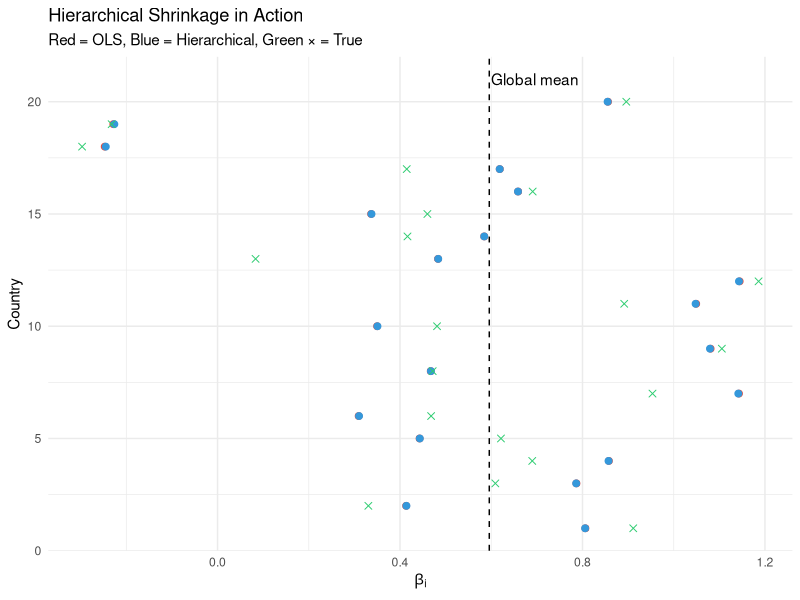
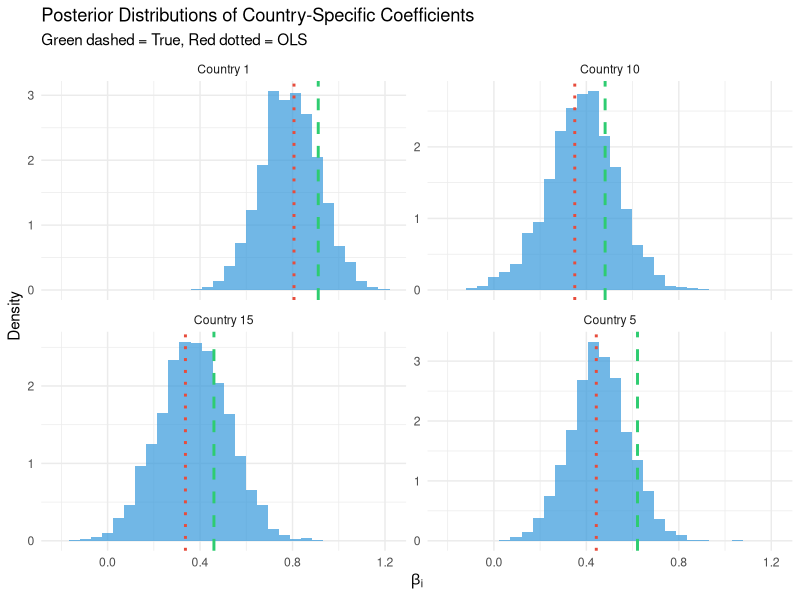
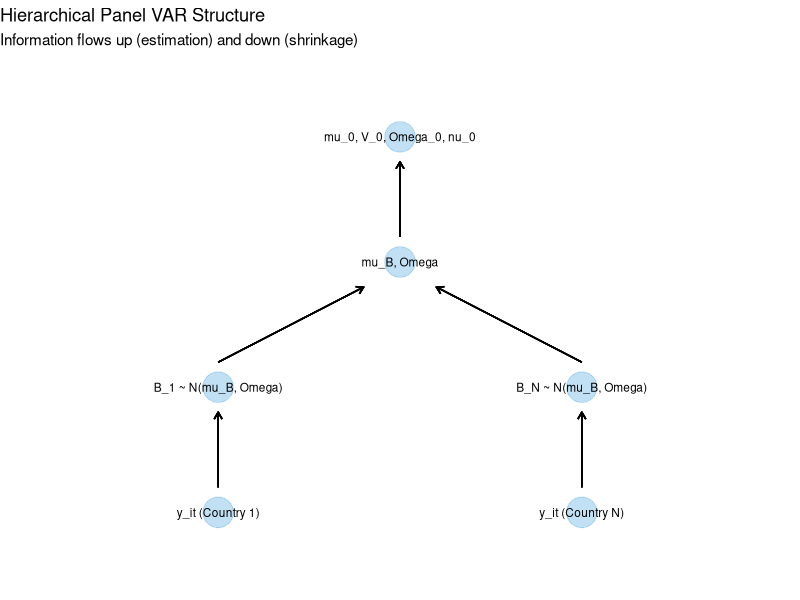
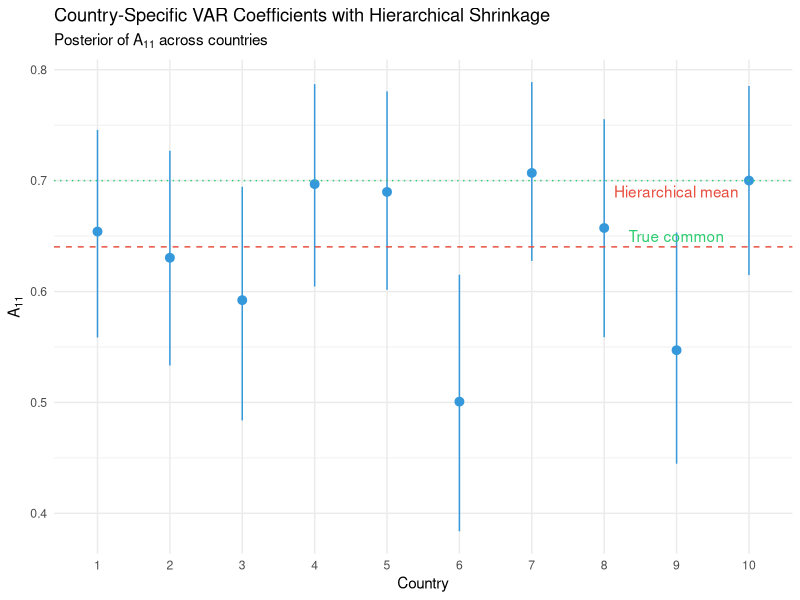
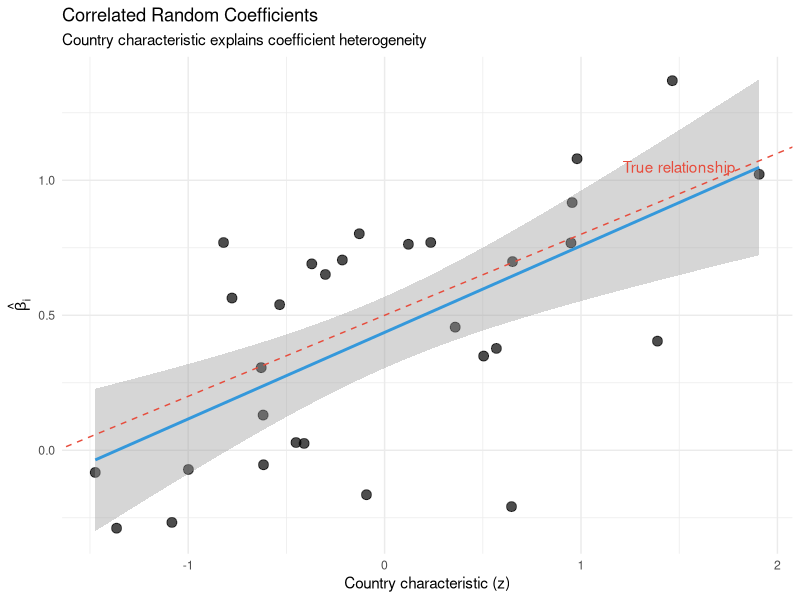
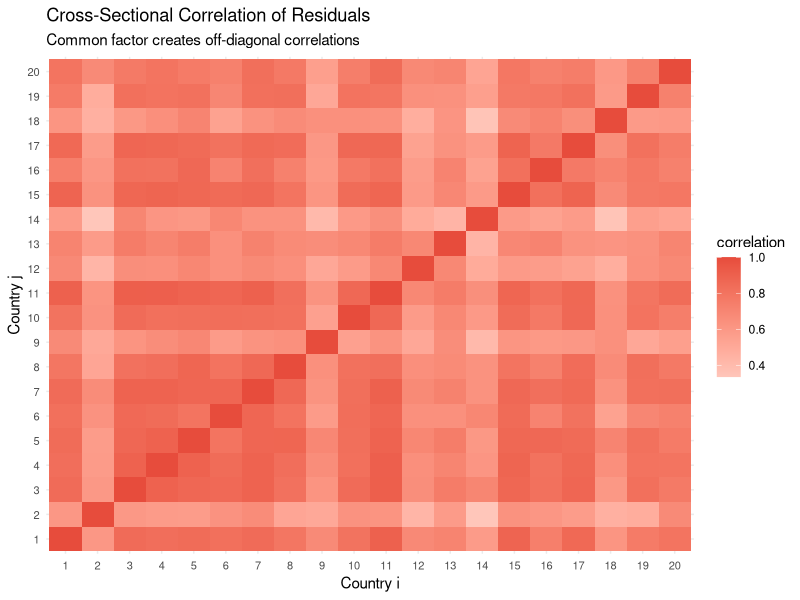

Write the R code that produced these figures, in order.
## ---- chunk 1
#| label: setup
#| include: false
library(tidyverse)
library(mvtnorm)
set.seed(42)
## ---- chunk 2
#| label: shrinkage-illustration
#| fig-cap: "Hierarchical shrinkage: country estimates pulled toward global mean"

# Simulate hierarchical data
N <- 20  # countries
T_obs <- 50  # periods per country

# True hierarchical structure
mu_true <- 0.5
omega_true <- 0.3^2
sigma_true <- 1

# Country-specific coefficients
beta_true <- rnorm(N, mu_true, sqrt(omega_true))

# Generate data
data_hier <- map_dfr(1:N, function(i) {
  x <- rnorm(T_obs)
  y <- beta_true[i] * x + rnorm(T_obs, 0, sigma_true)
  tibble(country = i, x = x, y = y)
})

# OLS estimates by country
ols_estimates <- data_hier %>%
  group_by(country) %>%
  summarise(
    beta_ols = coef(lm(y ~ x - 1))[1],
    se_ols = summary(lm(y ~ x - 1))$coefficients[1, 2],
    n = n()
  )

# Hierarchical shrinkage (empirical Bayes approximation)
grand_mean <- mean(ols_estimates$beta_ols)
between_var <- var(ols_estimates$beta_ols)
within_var <- mean(ols_estimates$se_ols^2)

shrinkage_factor <- between_var / (between_var + within_var / T_obs)

ols_estimates <- ols_estimates %>%
  mutate(
    beta_hier = shrinkage_factor * beta_ols + (1 - shrinkage_factor) * grand_mean,
    beta_true = beta_true
  )

# Plot
ggplot(ols_estimates) +
  geom_segment(aes(x = beta_ols, xend = beta_hier, y = country, yend = country),
               arrow = arrow(length = unit(0.1, "cm")), color = "gray50") +
  geom_point(aes(x = beta_ols, y = country), color = "#e74c3c", size = 2) +
  geom_point(aes(x = beta_hier, y = country), color = "#3498db", size = 2) +
  geom_point(aes(x = beta_true, y = country), shape = 4, size = 2, color = "#2ecc71") +
  geom_vline(xintercept = grand_mean, linetype = "dashed") +
  annotate("text", x = grand_mean + 0.1, y = N + 1, label = "Global mean") +
  labs(title = "Hierarchical Shrinkage in Action",
       subtitle = "Red = OLS, Blue = Hierarchical, Green × = True",
       x = expression(beta[i]), y = "Country") +
  theme_minimal()
## ---- chunk 3
#| label: hierarchical-gibbs
#| fig-cap: "Posterior distributions from hierarchical panel model"

# Hierarchical Gibbs sampler for panel regression
hierarchical_panel_gibbs <- function(data, n_draw = 5000, n_burn = 1000) {

  countries <- unique(data$country)
  N <- length(countries)
  K <- 1  # number of regressors (simplified)

  # Organize data by country
  country_data <- map(countries, function(c) {
    d <- filter(data, country == c)
    list(y = d$y, X = matrix(d$x, ncol = 1), T_i = nrow(d))
  })

  # Priors
  mu0 <- 0
  V0 <- 10
  omega0 <- 1
  nu0 <- 3
  a0 <- 0.01; b0 <- 0.01  # for sigma^2

  # Storage
  beta_draws <- array(0, dim = c(N, K, n_draw))
  mu_draws <- matrix(0, n_draw, K)
  omega_draws <- numeric(n_draw)
  sigma2_draws <- matrix(0, n_draw, N)

  # Initialize
  beta_curr <- rep(0, N)
  sigma2_curr <- rep(1, N)
  mu_curr <- 0
  omega_curr <- 1

  for (g in 1:(n_draw + n_burn)) {

    # Block 1: Draw beta_i | rest
    for (i in 1:N) {
      X_i <- country_data[[i]]$X
      y_i <- country_data[[i]]$y
      T_i <- country_data[[i]]$T_i

      V_i <- as.numeric(crossprod(X_i) / sigma2_curr[i] + 1/omega_curr)
      m_i <- (crossprod(X_i, y_i) / sigma2_curr[i] + mu_curr/omega_curr) / V_i
      beta_curr[i] <- rnorm(1, m_i, sqrt(1/V_i))
    }

    # Block 2: Draw sigma2_i | rest
    for (i in 1:N) {
      X_i <- country_data[[i]]$X
      y_i <- country_data[[i]]$y
      T_i <- country_data[[i]]$T_i

      resid <- y_i - X_i * beta_curr[i]
      a_post <- a0 + T_i/2
      b_post <- b0 + sum(resid^2)/2
      sigma2_curr[i] <- 1/rgamma(1, a_post, b_post)
    }

    # Block 3: Draw mu | rest
    V_mu <- 1 / (N/omega_curr + 1/V0)
    m_mu <- V_mu * (sum(beta_curr)/omega_curr + mu0/V0)
    mu_curr <- rnorm(1, m_mu, sqrt(V_mu))

    # Block 4: Draw omega | rest
    nu_post <- nu0 + N
    S_post <- omega0 + sum((beta_curr - mu_curr)^2)
    omega_curr <- 1/rgamma(1, nu_post/2, S_post/2)

    # Store
    if (g > n_burn) {
      idx <- g - n_burn
      beta_draws[, , idx] <- beta_curr
      mu_draws[idx, ] <- mu_curr
      omega_draws[idx] <- omega_curr
      sigma2_draws[idx, ] <- sigma2_curr
    }
  }

  list(beta = beta_draws, mu = mu_draws, omega = omega_draws, sigma2 = sigma2_draws)
}

# Run on simulated data
hier_result <- hierarchical_panel_gibbs(data_hier, n_draw = 3000, n_burn = 1000)

# Posterior summary
beta_post_mean <- apply(hier_result$beta, 1, mean)
beta_post_sd <- apply(hier_result$beta, 1, sd)

# Compare to truth
comparison <- tibble(
  country = 1:N,
  true = beta_true,
  ols = ols_estimates$beta_ols,
  bayes_mean = beta_post_mean,
  bayes_sd = beta_post_sd
)

# Plot posterior distributions for selected countries
selected <- c(1, 5, 10, 15)
post_df <- map_dfr(selected, function(i) {
  tibble(
    country = paste("Country", i),
    value = hier_result$beta[i, 1, ],
    true = beta_true[i],
    ols = ols_estimates$beta_ols[i]
  )
})

ggplot(post_df, aes(x = value)) +
  geom_histogram(aes(y = after_stat(density)), bins = 30, fill = "#3498db", alpha = 0.7) +
  geom_vline(aes(xintercept = true), color = "#2ecc71", linetype = "dashed", linewidth = 1) +
  geom_vline(aes(xintercept = ols), color = "#e74c3c", linetype = "dotted", linewidth = 1) +
  facet_wrap(~country, scales = "free_y") +
  labs(title = "Posterior Distributions of Country-Specific Coefficients",
       subtitle = "Green dashed = True, Red dotted = OLS",
       x = expression(beta[i]), y = "Density") +
  theme_minimal()
## ---- chunk 4
#| label: panel-var-setup
#| fig-cap: "Panel VAR structure for cross-country macro analysis"

# Illustrate panel VAR structure
panel_var_diagram <- tibble(
  level = c("Data", "Data", "Country VAR", "Country VAR", "Hierarchical", "Hyperprior"),
  component = c("y_it (Country 1)", "y_it (Country N)",
                "B_1 ~ N(mu_B, Omega)", "B_N ~ N(mu_B, Omega)",
                "mu_B, Omega", "mu_0, V_0, Omega_0, nu_0"),
  x = c(1, 3, 1, 3, 2, 2),
  y = c(1, 1, 2, 2, 3, 4)
)

ggplot(panel_var_diagram, aes(x = x, y = y, label = component)) +
  geom_point(size = 10, color = "#3498db", alpha = 0.3) +
  geom_text(size = 3) +
  geom_segment(aes(x = 1, xend = 1, y = 1.2, yend = 1.8),
               arrow = arrow(length = unit(0.2, "cm"))) +
  geom_segment(aes(x = 3, xend = 3, y = 1.2, yend = 1.8),
               arrow = arrow(length = unit(0.2, "cm"))) +
  geom_segment(aes(x = 1, xend = 1.8, y = 2.2, yend = 2.8),
               arrow = arrow(length = unit(0.2, "cm"))) +
  geom_segment(aes(x = 3, xend = 2.2, y = 2.2, yend = 2.8),
               arrow = arrow(length = unit(0.2, "cm"))) +
  geom_segment(aes(x = 2, xend = 2, y = 3.2, yend = 3.8),
               arrow = arrow(length = unit(0.2, "cm"))) +
  xlim(0, 4) + ylim(0.5, 4.5) +
  labs(title = "Hierarchical Panel VAR Structure",
       subtitle = "Information flows up (estimation) and down (shrinkage)") +
  theme_void()
## ---- chunk 5
#| label: panel-var-gibbs
#| cache: true

# Simplified Panel VAR Gibbs sampler
# For K=2 variables, p=1 lag, demonstration purposes

panel_var_gibbs <- function(Y_list, p = 1, n_draw = 3000, n_burn = 1000,
                             lambda1 = 0.2) {

  N <- length(Y_list)  # number of countries
  K <- ncol(Y_list[[1]])  # number of variables
  M <- K * p + 1  # regressors per equation

  # Build data matrices for each country
  data_list <- map(Y_list, function(Y) {
    T_full <- nrow(Y)
    y <- Y[(p+1):T_full, , drop = FALSE]
    X <- matrix(1, nrow = T_full - p, ncol = 1)
    for (j in 1:p) {
      X <- cbind(X, Y[(p+1-j):(T_full-j), , drop = FALSE])
    }
    list(y = y, X = X, T_eff = nrow(y))
  })

  # Hierarchical priors
  # Level 2: mu_B ~ N(0, 10*I), Omega ~ IW(I, K+2)
  mu_B_prior <- rep(0, M * K)
  V_mu_prior <- diag(10, M * K)
  Omega_prior <- diag(1, M * K)
  nu_Omega_prior <- M * K + 2

  # Storage
  B_draws <- array(0, dim = c(M, K, N, n_draw))
  mu_B_draws <- matrix(0, n_draw, M * K)

  # Initialize
  B_curr <- array(0, dim = c(M, K, N))
  for (i in 1:N) {
    B_curr[,,i] <- solve(crossprod(data_list[[i]]$X)) %*%
                   crossprod(data_list[[i]]$X, data_list[[i]]$y)
  }
  Sigma_curr <- lapply(1:N, function(i) {
    U <- data_list[[i]]$y - data_list[[i]]$X %*% B_curr[,,i]
    crossprod(U) / data_list[[i]]$T_eff
  })
  mu_B_curr <- apply(B_curr, c(1,2), mean) %>% as.vector()
  Omega_curr <- diag(lambda1^2, M * K)

  for (g in 1:(n_draw + n_burn)) {

    # Block 1: Draw B_i | Sigma_i, mu_B, Omega for each country
    for (i in 1:N) {
      X_i <- data_list[[i]]$X
      y_i <- data_list[[i]]$y
      Sigma_inv <- solve(Sigma_curr[[i]])
      Omega_inv <- solve(Omega_curr)

      V_post_inv <- Omega_inv + kronecker(Sigma_inv, crossprod(X_i))
      V_post <- solve(V_post_inv)
      b_post <- V_post %*% (Omega_inv %*% mu_B_curr +
                            kronecker(Sigma_inv, t(X_i)) %*% as.vector(y_i))
      B_curr[,,i] <- matrix(rmvnorm(1, b_post, V_post), M, K)
    }

    # Block 2: Draw Sigma_i | B_i for each country
    for (i in 1:N) {
      U <- data_list[[i]]$y - data_list[[i]]$X %*% B_curr[,,i]
      S_post <- diag(K) + crossprod(U)
      Sigma_curr[[i]] <- solve(rWishart(1, K + 2 + data_list[[i]]$T_eff,
                                         solve(S_post))[,,1])
    }

    # Block 3: Draw mu_B | B_1,...,B_N, Omega
    B_vec <- sapply(1:N, function(i) as.vector(B_curr[,,i]))
    B_mean <- rowMeans(B_vec)
    Omega_inv <- solve(Omega_curr)
    V_mu_inv <- solve(V_mu_prior)
    V_mu_post <- solve(N * Omega_inv + V_mu_inv)
    m_mu_post <- V_mu_post %*% (N * Omega_inv %*% B_mean + V_mu_inv %*% mu_B_prior)
    mu_B_curr <- as.vector(rmvnorm(1, m_mu_post, V_mu_post))

    # Block 4: Draw Omega | B_1,...,B_N, mu_B
    S_Omega <- Omega_prior
    for (i in 1:N) {
      b_i <- as.vector(B_curr[,,i])
      S_Omega <- S_Omega + outer(b_i - mu_B_curr, b_i - mu_B_curr)
    }
    Omega_curr <- solve(rWishart(1, nu_Omega_prior + N, solve(S_Omega))[,,1])

    # Store
    if (g > n_burn) {
      idx <- g - n_burn
      B_draws[,,,idx] <- B_curr
      mu_B_draws[idx,] <- mu_B_curr
    }

    if (g %% 500 == 0) cat("Draw", g, "of", n_draw + n_burn, "\n")
  }

  list(B = B_draws, mu_B = mu_B_draws, K = K, p = p, M = M, N = N)
}

# Generate synthetic panel VAR data
set.seed(123)
N_countries <- 10
T_obs <- 60
K <- 2

# Common VAR structure with heterogeneity
A_common <- matrix(c(0.7, 0.1, 0.05, 0.6), K, K)
Sigma_common <- matrix(c(1, 0.3, 0.3, 1), K, K)

Y_list <- map(1:N_countries, function(i) {
  # Country-specific deviation
  A_i <- A_common + matrix(rnorm(K^2, 0, 0.1), K, K)

  Y <- matrix(0, T_obs, K)
  Y[1, ] <- rnorm(K)
  for (t in 2:T_obs) {
    Y[t, ] <- Y[t-1, ] %*% t(A_i) + rmvnorm(1, sigma = Sigma_common)
  }
  Y
})

# Estimate panel VAR
cat("Estimating Panel VAR...\n")
pvar_result <- panel_var_gibbs(Y_list, p = 1, n_draw = 2000, n_burn = 500)
## ---- chunk 6
#| label: panel-var-results
#| fig-cap: "Panel VAR coefficient posteriors across countries"

# Extract A[1,1] coefficient for each country
A11_draws <- pvar_result$B[2, 1, , ]  # position [2,1] is A[1,1] after constant

# Posterior summaries
A11_summary <- tibble(
  country = 1:N_countries,
  mean = apply(A11_draws, 1, mean),
  lower = apply(A11_draws, 1, quantile, 0.16),
  upper = apply(A11_draws, 1, quantile, 0.84)
)

# Add global mean
mu_A11 <- mean(pvar_result$mu_B[, 2])  # position 2 in vec(B) is A[1,1]

ggplot(A11_summary, aes(x = factor(country), y = mean)) +
  geom_pointrange(aes(ymin = lower, ymax = upper), color = "#3498db") +
  geom_hline(yintercept = mu_A11, linetype = "dashed", color = "#e74c3c") +
  geom_hline(yintercept = A_common[1,1], linetype = "dotted", color = "#2ecc71") +
  annotate("text", x = 9, y = mu_A11 + 0.05, label = "Hierarchical mean", color = "#e74c3c") +
  annotate("text", x = 9, y = A_common[1,1] - 0.05, label = "True common", color = "#2ecc71") +
  labs(title = "Country-Specific VAR Coefficients with Hierarchical Shrinkage",
       subtitle = expression(paste("Posterior of ", A[11], " across countries")),
       x = "Country", y = expression(A[11])) +
  theme_minimal()
## ---- chunk 7
#| label: random-coef
#| fig-cap: "Random coefficients with observable heterogeneity"

# Simulate correlated random coefficients
N <- 30
T_obs <- 40

# Country characteristic
z_i <- rnorm(N)  # e.g., log GDP per capita

# Coefficient depends on characteristic
gamma <- 0.3
beta_i <- 0.5 + gamma * z_i + rnorm(N, 0, 0.2)

# Generate panel
rc_data <- map_dfr(1:N, function(i) {
  x <- rnorm(T_obs)
  y <- beta_i[i] * x + rnorm(T_obs, 0, 1)
  tibble(country = i, x = x, y = y, z = z_i[i])
})

# OLS by country
ols_rc <- rc_data %>%
  group_by(country) %>%
  summarise(beta_ols = coef(lm(y ~ x - 1))[1], z = first(z))

# Plot relationship
ggplot(ols_rc, aes(x = z, y = beta_ols)) +
  geom_point(size = 3, alpha = 0.7) +
  geom_smooth(method = "lm", se = TRUE, color = "#3498db") +
  geom_abline(intercept = 0.5, slope = gamma, linetype = "dashed", color = "#e74c3c") +
  annotate("text", x = 1.5, y = 0.5 + gamma * 1.5 + 0.1,
           label = "True relationship", color = "#e74c3c") +
  labs(title = "Correlated Random Coefficients",
       subtitle = "Country characteristic explains coefficient heterogeneity",
       x = "Country characteristic (z)", y = expression(hat(beta)[i])) +
  theme_minimal()
## ---- chunk 8
#| label: factor-model
#| fig-cap: "Cross-sectional dependence via common factor"

# Simulate panel with common factor
N <- 20
T_obs <- 50
K_f <- 1  # one common factor

# Common factor (e.g., global financial cycle)
f_t <- arima.sim(model = list(ar = 0.8), n = T_obs) %>% as.vector()

# Country loadings
lambda_i <- rnorm(N, mean = 0.5, sd = 0.3)

# Generate correlated errors
errors <- outer(f_t, lambda_i) + matrix(rnorm(T_obs * N, 0, 0.5), T_obs, N)

# True coefficient
beta_true <- 0.8

# Generate data
factor_data <- map_dfr(1:N, function(i) {
  x <- rnorm(T_obs)
  y <- beta_true * x + errors[, i]
  tibble(country = i, t = 1:T_obs, x = x, y = y, factor = f_t)
})

# Show cross-correlation of residuals
resids <- factor_data %>%
  group_by(country) %>%
  mutate(resid = residuals(lm(y ~ x))) %>%
  select(country, t, resid) %>%
  pivot_wider(names_from = country, values_from = resid, names_prefix = "c")

# Correlation matrix of residuals
resid_mat <- as.matrix(resids[, -1])
cor_mat <- cor(resid_mat)

# Visualize
cor_df <- expand_grid(i = 1:N, j = 1:N) %>%
  mutate(correlation = as.vector(cor_mat))

ggplot(cor_df, aes(x = factor(i), y = factor(j), fill = correlation)) +
  geom_tile() +
  scale_fill_gradient2(low = "#3498db", mid = "white", high = "#e74c3c", midpoint = 0) +
  labs(title = "Cross-Sectional Correlation of Residuals",
       subtitle = "Common factor creates off-diagonal correlations",
       x = "Country i", y = "Country j") +
  theme_minimal() +
  theme(axis.text = element_text(size = 8))
## ---- chunk 9
#| label: dic-calculation

# DIC calculation for hierarchical model
calculate_dic <- function(hier_result, data_hier) {

  countries <- unique(data_hier$country)
  N <- length(countries)
  n_draw <- dim(hier_result$beta)[3]

  # Compute log-likelihood at each draw
  log_lik_draws <- numeric(n_draw)

  for (g in 1:n_draw) {
    ll <- 0
    for (i in 1:N) {
      d <- filter(data_hier, country == i)
      beta_g <- hier_result$beta[i, 1, g]
      sigma2_g <- hier_result$sigma2[g, i]

      resid <- d$y - d$x * beta_g
      ll <- ll + sum(dnorm(resid, 0, sqrt(sigma2_g), log = TRUE))
    }
    log_lik_draws[g] <- ll
  }

  # DIC components
  D_bar <- -2 * mean(log_lik_draws)  # posterior mean deviance

  # Deviance at posterior mean
  ll_at_mean <- 0
  for (i in 1:N) {
    d <- filter(data_hier, country == i)
    beta_mean <- mean(hier_result$beta[i, 1, ])
    sigma2_mean <- mean(hier_result$sigma2[, i])
    resid <- d$y - d$x * beta_mean
    ll_at_mean <- ll_at_mean + sum(dnorm(resid, 0, sqrt(sigma2_mean), log = TRUE))
  }
  D_theta_bar <- -2 * ll_at_mean

  # Effective parameters
  p_D <- D_bar - D_theta_bar

  # DIC
  DIC <- D_bar + p_D

  list(DIC = DIC, D_bar = D_bar, p_D = p_D)
}

dic_result <- calculate_dic(hier_result, data_hier)
cat("DIC:", round(dic_result$DIC, 1), "\n")
cat("Effective parameters (p_D):", round(dic_result$p_D, 1), "\n")
